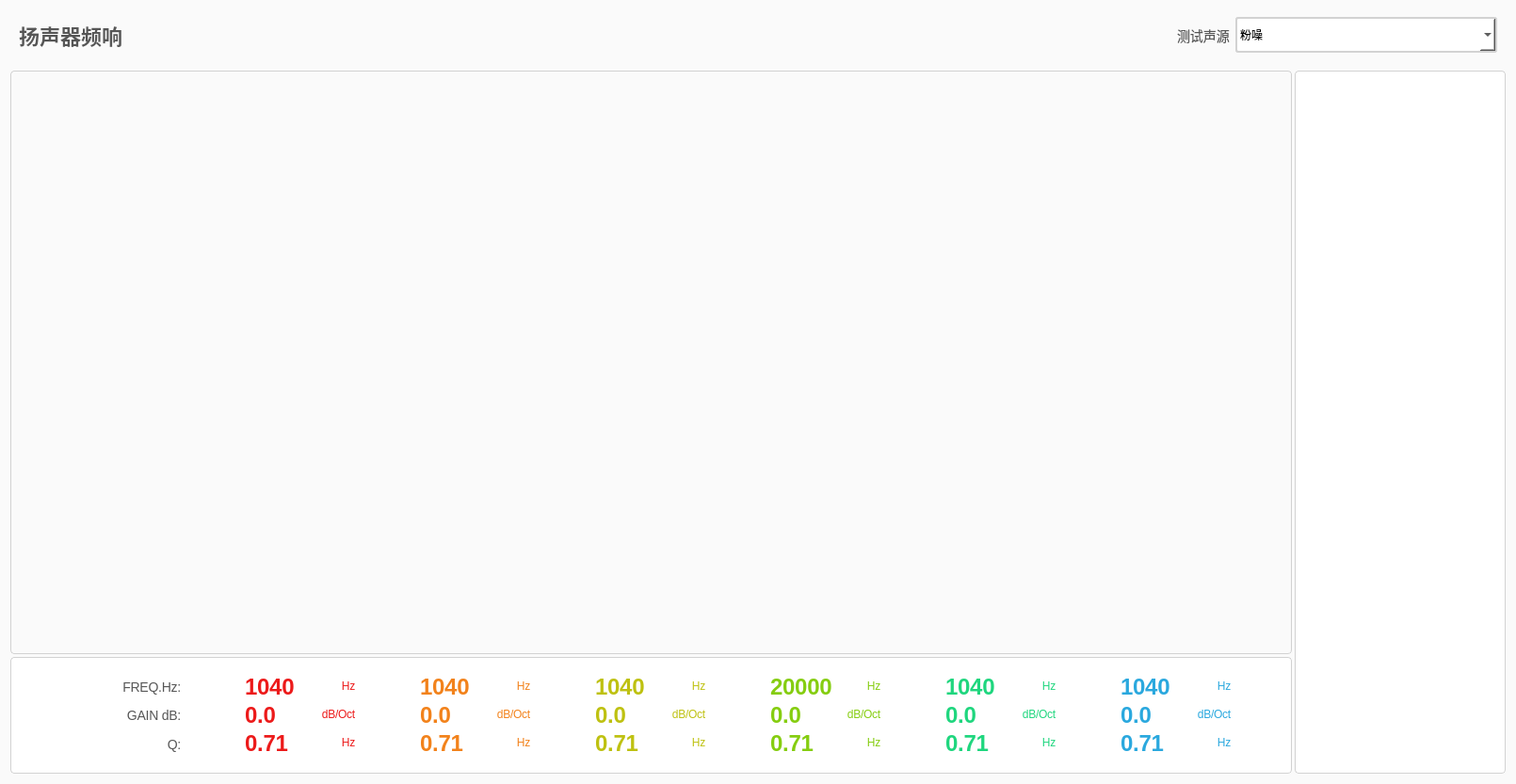
<?xml version="1.0" encoding="UTF-8"?>
<ui version="4.0">
 <class>LoudspeakerFrequencyResponse</class>
 <widget class="QWidget" name="LoudspeakerFrequencyResponse">
  <property name="geometry">
   <rect>
    <x>0</x>
    <y>0</y>
    <width>1610</width>
    <height>833</height>
   </rect>
  </property>
  <property name="windowTitle">
   <string>Loudspeaker Frequency Response</string>
  </property>
  <property name="styleSheet">
   <string notr="true">QWidget,
QFrame#frame
{
background: #FAFAFA;
}</string>
  </property>
  <layout class="QVBoxLayout" name="verticalLayout" stretch="1,10">
   <property name="spacing">
    <number>0</number>
   </property>
   <property name="topMargin">
    <number>0</number>
   </property>
   <item>
    <widget class="QFrame" name="frame">
     <property name="styleSheet">
      <string notr="true"/>
     </property>
     <property name="frameShape">
      <enum>QFrame::NoFrame</enum>
     </property>
     <property name="frameShadow">
      <enum>QFrame::Plain</enum>
     </property>
     <layout class="QHBoxLayout" name="horizontalLayout">
      <item>
       <widget class="QLabel" name="label">
        <property name="styleSheet">
         <string notr="true">QLabel
{
	font-family: 'PingFang SC';
	font-style: normal;
	font-weight: 500;
	font-size: 22px;
	line-height: 30px;
	color: #565656;
}</string>
        </property>
        <property name="text">
         <string>扬声器频响</string>
        </property>
       </widget>
      </item>
      <item>
       <spacer name="horizontalSpacer">
        <property name="orientation">
         <enum>Qt::Horizontal</enum>
        </property>
        <property name="sizeHint" stdset="0">
         <size>
          <width>916</width>
          <height>20</height>
         </size>
        </property>
       </spacer>
      </item>
      <item>
       <widget class="QLabel" name="label_2">
        <property name="styleSheet">
         <string notr="true">QLabel
{
	font-family: 'PingFang SC';
	font-style: normal;
	font-weight: 400;
	font-size: 14px;
	line-height: 18px;
	text-align: right;
	color: #565656;
}</string>
        </property>
        <property name="text">
         <string>测试声源</string>
        </property>
       </widget>
      </item>
      <item>
       <widget class="QComboBox" name="comboBox">
        <property name="styleSheet">
         <string notr="true">QComboBox
{
	width: 256px;
	height: 34px;
	background: #FFFFFF;
	border: 2px solid #D2D2D2;
	border-radius: 3px;
}</string>
        </property>
        <item>
         <property name="text">
          <string>粉噪</string>
         </property>
        </item>
       </widget>
      </item>
     </layout>
    </widget>
   </item>
   <item>
    <widget class="QFrame" name="frame_2">
     <property name="styleSheet">
      <string notr="true">QFrame#graph_frame,
QFrame#down_frame,
QFrame#right_frame
{
	background: #FFFFFF;
border: 1px solid #D2D2D2;
box-shadow: inset 0px 0px 20px 4px #FFFFFF;
border-radius: 4px;
}</string>
     </property>
     <property name="frameShape">
      <enum>QFrame::NoFrame</enum>
     </property>
     <property name="frameShadow">
      <enum>QFrame::Plain</enum>
     </property>
     <layout class="QGridLayout" name="gridLayout" rowstretch="3,1" columnstretch="8,2">
      <property name="leftMargin">
       <number>0</number>
      </property>
      <property name="topMargin">
       <number>0</number>
      </property>
      <property name="rightMargin">
       <number>0</number>
      </property>
      <property name="bottomMargin">
       <number>0</number>
      </property>
      <property name="spacing">
       <number>3</number>
      </property>
      <item row="1" column="0">
       <widget class="QFrame" name="down_frame">
        <property name="frameShape">
         <enum>QFrame::StyledPanel</enum>
        </property>
        <property name="frameShadow">
         <enum>QFrame::Raised</enum>
        </property>
        <layout class="QHBoxLayout" name="horizontalLayout_11">
         <item>
          <widget class="QFrame" name="frame_15">
           <property name="maximumSize">
            <size>
             <width>140</width>
             <height>16777215</height>
            </size>
           </property>
           <property name="styleSheet">
            <string notr="true">QLabel
{

font-family: 'Inter';
font-style: normal;
font-weight: 400;
font-size: 14px;
line-height: 14px;
letter-spacing: -0.25px;
color: #565656;
}

QFrame
{
	background: #ffffff;
}</string>
           </property>
           <property name="frameShape">
            <enum>QFrame::NoFrame</enum>
           </property>
           <property name="frameShadow">
            <enum>QFrame::Plain</enum>
           </property>
           <layout class="QVBoxLayout" name="verticalLayout_3">
            <item>
             <widget class="QLabel" name="label_12">
              <property name="text">
               <string>FREQ.Hz:</string>
              </property>
              <property name="alignment">
               <set>Qt::AlignRight|Qt::AlignTrailing|Qt::AlignVCenter</set>
              </property>
             </widget>
            </item>
            <item>
             <widget class="QLabel" name="label_13">
              <property name="text">
               <string>GAIN dB:</string>
              </property>
              <property name="alignment">
               <set>Qt::AlignRight|Qt::AlignTrailing|Qt::AlignVCenter</set>
              </property>
             </widget>
            </item>
            <item>
             <widget class="QLabel" name="label_14">
              <property name="text">
               <string>Q:</string>
              </property>
              <property name="alignment">
               <set>Qt::AlignRight|Qt::AlignTrailing|Qt::AlignVCenter</set>
              </property>
             </widget>
            </item>
           </layout>
          </widget>
         </item>
         <item>
          <widget class="QFrame" name="frame_16">
           <property name="maximumSize">
            <size>
             <width>140</width>
             <height>16777215</height>
            </size>
           </property>
           <property name="styleSheet">
            <string notr="true">QLabel
{
font-family: 'Inter';
font-style: normal;
font-weight: 400;
font-size: 12px;
line-height: 14px;
letter-spacing: -0.25px;
color: #EC1A1A;
}

QLineEdit
{
max-width: 65px;
height: 22px;
border: 1px solid #ffffff;
background: #ffffff;

font-family: 'Inter';
font-style: normal;
font-weight: 600;
font-size: 24px;
line-height: 22px;
letter-spacing: -0.25px;
color: #EC1A1A;
}

QFrame
{
	background: #ffffff;
}</string>
           </property>
           <property name="frameShape">
            <enum>QFrame::NoFrame</enum>
           </property>
           <property name="frameShadow">
            <enum>QFrame::Plain</enum>
           </property>
           <layout class="QGridLayout" name="gridLayout_2">
            <property name="leftMargin">
             <number>10</number>
            </property>
            <property name="rightMargin">
             <number>10</number>
            </property>
            <property name="horizontalSpacing">
             <number>0</number>
            </property>
            <property name="verticalSpacing">
             <number>-1</number>
            </property>
            <item row="2" column="1">
             <widget class="QLabel" name="label_17">
              <property name="text">
               <string>Hz</string>
              </property>
              <property name="alignment">
               <set>Qt::AlignRight|Qt::AlignTrailing|Qt::AlignVCenter</set>
              </property>
             </widget>
            </item>
            <item row="0" column="1">
             <widget class="QLabel" name="label_15">
              <property name="text">
               <string>Hz</string>
              </property>
              <property name="alignment">
               <set>Qt::AlignRight|Qt::AlignTrailing|Qt::AlignVCenter</set>
              </property>
             </widget>
            </item>
            <item row="1" column="1">
             <widget class="QLabel" name="label_16">
              <property name="text">
               <string>dB/Oct</string>
              </property>
              <property name="alignment">
               <set>Qt::AlignRight|Qt::AlignTrailing|Qt::AlignVCenter</set>
              </property>
             </widget>
            </item>
            <item row="0" column="0">
             <widget class="QLineEdit" name="point_x_0_line_edit">
              <property name="minimumSize">
               <size>
                <width>80</width>
                <height>0</height>
               </size>
              </property>
              <property name="text">
               <string>1040</string>
              </property>
             </widget>
            </item>
            <item row="1" column="0">
             <widget class="QLineEdit" name="point_y_0_line_edit">
              <property name="text">
               <string>0.0</string>
              </property>
             </widget>
            </item>
            <item row="2" column="0">
             <widget class="QLineEdit" name="point_Q_0_line_edit">
              <property name="text">
               <string>0.71</string>
              </property>
             </widget>
            </item>
           </layout>
          </widget>
         </item>
         <item>
          <widget class="QFrame" name="frame_17">
           <property name="maximumSize">
            <size>
             <width>140</width>
             <height>16777215</height>
            </size>
           </property>
           <property name="styleSheet">
            <string notr="true">QLabel
{
font-family: 'Inter';
font-style: normal;
font-weight: 400;
font-size: 12px;
line-height: 14px;
letter-spacing: -0.25px;
color: #F2821B;
}

QLineEdit
{
max-width: 65px;
height: 22px;
border: 1px solid #ffffff;
background: #ffffff;
font-family: 'Inter';
font-style: normal;
font-weight: 600;
font-size: 24px;
line-height: 22px;
letter-spacing: -0.25px;
color: #F2821B;
}

QFrame
{
	background: #ffffff;
}</string>
           </property>
           <property name="frameShape">
            <enum>QFrame::NoFrame</enum>
           </property>
           <property name="frameShadow">
            <enum>QFrame::Plain</enum>
           </property>
           <layout class="QGridLayout" name="gridLayout_3">
            <property name="leftMargin">
             <number>10</number>
            </property>
            <property name="rightMargin">
             <number>10</number>
            </property>
            <property name="horizontalSpacing">
             <number>0</number>
            </property>
            <property name="verticalSpacing">
             <number>-1</number>
            </property>
            <item row="2" column="1">
             <widget class="QLabel" name="label_18">
              <property name="text">
               <string>Hz</string>
              </property>
              <property name="alignment">
               <set>Qt::AlignRight|Qt::AlignTrailing|Qt::AlignVCenter</set>
              </property>
             </widget>
            </item>
            <item row="0" column="1">
             <widget class="QLabel" name="label_19">
              <property name="text">
               <string>Hz</string>
              </property>
              <property name="alignment">
               <set>Qt::AlignRight|Qt::AlignTrailing|Qt::AlignVCenter</set>
              </property>
             </widget>
            </item>
            <item row="1" column="1">
             <widget class="QLabel" name="label_20">
              <property name="text">
               <string>dB/Oct</string>
              </property>
              <property name="alignment">
               <set>Qt::AlignRight|Qt::AlignTrailing|Qt::AlignVCenter</set>
              </property>
             </widget>
            </item>
            <item row="0" column="0">
             <widget class="QLineEdit" name="point_x_1_line_edit">
              <property name="minimumSize">
               <size>
                <width>80</width>
                <height>0</height>
               </size>
              </property>
              <property name="text">
               <string>1040</string>
              </property>
             </widget>
            </item>
            <item row="1" column="0">
             <widget class="QLineEdit" name="point_y_1_line_edit">
              <property name="text">
               <string>0.0</string>
              </property>
             </widget>
            </item>
            <item row="2" column="0">
             <widget class="QLineEdit" name="point_Q_1_line_edit">
              <property name="text">
               <string>0.71</string>
              </property>
             </widget>
            </item>
           </layout>
          </widget>
         </item>
         <item>
          <widget class="QFrame" name="frame_18">
           <property name="maximumSize">
            <size>
             <width>140</width>
             <height>16777215</height>
            </size>
           </property>
           <property name="styleSheet">
            <string notr="true">QLabel
{
font-family: 'Inter';
font-style: normal;
font-weight: 400;
font-size: 12px;
line-height: 14px;
letter-spacing: -0.25px;
color: #BEC111;
}

QLineEdit
{
max-width: 65px;
height: 22px;
border: 1px solid #ffffff;
background: #ffffff;
font-family: 'Inter';
font-style: normal;
font-weight: 600;
font-size: 24px;
line-height: 22px;
letter-spacing: -0.25px;
color: #BEC111;
}

QFrame
{
	background: #ffffff;
}</string>
           </property>
           <property name="frameShape">
            <enum>QFrame::NoFrame</enum>
           </property>
           <property name="frameShadow">
            <enum>QFrame::Plain</enum>
           </property>
           <layout class="QGridLayout" name="gridLayout_4">
            <property name="leftMargin">
             <number>10</number>
            </property>
            <property name="rightMargin">
             <number>10</number>
            </property>
            <property name="horizontalSpacing">
             <number>0</number>
            </property>
            <property name="verticalSpacing">
             <number>-1</number>
            </property>
            <item row="2" column="1">
             <widget class="QLabel" name="label_21">
              <property name="text">
               <string>Hz</string>
              </property>
              <property name="alignment">
               <set>Qt::AlignRight|Qt::AlignTrailing|Qt::AlignVCenter</set>
              </property>
             </widget>
            </item>
            <item row="0" column="1">
             <widget class="QLabel" name="label_22">
              <property name="text">
               <string>Hz</string>
              </property>
              <property name="alignment">
               <set>Qt::AlignRight|Qt::AlignTrailing|Qt::AlignVCenter</set>
              </property>
             </widget>
            </item>
            <item row="1" column="1">
             <widget class="QLabel" name="label_23">
              <property name="text">
               <string>dB/Oct</string>
              </property>
              <property name="alignment">
               <set>Qt::AlignRight|Qt::AlignTrailing|Qt::AlignVCenter</set>
              </property>
             </widget>
            </item>
            <item row="0" column="0">
             <widget class="QLineEdit" name="point_x_2_line_edit">
              <property name="minimumSize">
               <size>
                <width>80</width>
                <height>0</height>
               </size>
              </property>
              <property name="text">
               <string>1040</string>
              </property>
             </widget>
            </item>
            <item row="1" column="0">
             <widget class="QLineEdit" name="point_y_2_line_edit">
              <property name="text">
               <string>0.0</string>
              </property>
             </widget>
            </item>
            <item row="2" column="0">
             <widget class="QLineEdit" name="point_Q_2_line_edit">
              <property name="text">
               <string>0.71</string>
              </property>
             </widget>
            </item>
           </layout>
          </widget>
         </item>
         <item>
          <widget class="QFrame" name="frame_19">
           <property name="maximumSize">
            <size>
             <width>140</width>
             <height>16777215</height>
            </size>
           </property>
           <property name="styleSheet">
            <string notr="true">QLabel
{
font-family: 'Inter';
font-style: normal;
font-weight: 400;
font-size: 12px;
line-height: 14px;
letter-spacing: -0.25px;
color: #85CD10;
}

QLineEdit
{
max-width: 65px;
height: 22px;
border: 1px solid #ffffff;
background: #ffffff;
font-family: 'Inter';
font-style: normal;
font-weight: 600;
font-size: 24px;
line-height: 22px;
letter-spacing: -0.25px;
color: #85CD10;
}

QFrame
{
	background: #ffffff;
}</string>
           </property>
           <property name="frameShape">
            <enum>QFrame::NoFrame</enum>
           </property>
           <property name="frameShadow">
            <enum>QFrame::Plain</enum>
           </property>
           <layout class="QGridLayout" name="gridLayout_5">
            <property name="leftMargin">
             <number>10</number>
            </property>
            <property name="rightMargin">
             <number>10</number>
            </property>
            <property name="horizontalSpacing">
             <number>0</number>
            </property>
            <property name="verticalSpacing">
             <number>-1</number>
            </property>
            <item row="2" column="1">
             <widget class="QLabel" name="label_24">
              <property name="text">
               <string>Hz</string>
              </property>
              <property name="alignment">
               <set>Qt::AlignRight|Qt::AlignTrailing|Qt::AlignVCenter</set>
              </property>
             </widget>
            </item>
            <item row="0" column="1">
             <widget class="QLabel" name="label_25">
              <property name="text">
               <string>Hz</string>
              </property>
              <property name="alignment">
               <set>Qt::AlignRight|Qt::AlignTrailing|Qt::AlignVCenter</set>
              </property>
             </widget>
            </item>
            <item row="1" column="1">
             <widget class="QLabel" name="label_26">
              <property name="text">
               <string>dB/Oct</string>
              </property>
              <property name="alignment">
               <set>Qt::AlignRight|Qt::AlignTrailing|Qt::AlignVCenter</set>
              </property>
             </widget>
            </item>
            <item row="0" column="0">
             <widget class="QLineEdit" name="point_x_3_line_edit">
              <property name="minimumSize">
               <size>
                <width>80</width>
                <height>0</height>
               </size>
              </property>
              <property name="maximumSize">
               <size>
                <width>67</width>
                <height>16777215</height>
               </size>
              </property>
              <property name="text">
               <string>20000</string>
              </property>
             </widget>
            </item>
            <item row="1" column="0">
             <widget class="QLineEdit" name="point_y_3_line_edit">
              <property name="text">
               <string>0.0</string>
              </property>
             </widget>
            </item>
            <item row="2" column="0">
             <widget class="QLineEdit" name="point_Q_3_line_edit">
              <property name="text">
               <string>0.71</string>
              </property>
             </widget>
            </item>
           </layout>
          </widget>
         </item>
         <item>
          <widget class="QFrame" name="frame_20">
           <property name="maximumSize">
            <size>
             <width>140</width>
             <height>16777215</height>
            </size>
           </property>
           <property name="styleSheet">
            <string notr="true">QLabel
{
font-family: 'Inter';
font-style: normal;
font-weight: 400;
font-size: 12px;
line-height: 14px;
letter-spacing: -0.25px;
color: #1FD67E;
}

QLineEdit
{
max-width: 65px;
height: 22px;
border: 1px solid #ffffff;
background: #ffffff;
font-family: 'Inter';
font-style: normal;
font-weight: 600;
font-size: 24px;
line-height: 22px;
letter-spacing: -0.25px;
color: #1FD67E;
}

QFrame
{
	background: #ffffff;
}</string>
           </property>
           <property name="frameShape">
            <enum>QFrame::NoFrame</enum>
           </property>
           <property name="frameShadow">
            <enum>QFrame::Plain</enum>
           </property>
           <layout class="QGridLayout" name="gridLayout_6">
            <property name="leftMargin">
             <number>10</number>
            </property>
            <property name="rightMargin">
             <number>10</number>
            </property>
            <property name="horizontalSpacing">
             <number>0</number>
            </property>
            <property name="verticalSpacing">
             <number>-1</number>
            </property>
            <item row="2" column="1">
             <widget class="QLabel" name="label_27">
              <property name="text">
               <string>Hz</string>
              </property>
              <property name="alignment">
               <set>Qt::AlignRight|Qt::AlignTrailing|Qt::AlignVCenter</set>
              </property>
             </widget>
            </item>
            <item row="0" column="1">
             <widget class="QLabel" name="label_28">
              <property name="text">
               <string>Hz</string>
              </property>
              <property name="alignment">
               <set>Qt::AlignRight|Qt::AlignTrailing|Qt::AlignVCenter</set>
              </property>
             </widget>
            </item>
            <item row="1" column="1">
             <widget class="QLabel" name="label_29">
              <property name="text">
               <string>dB/Oct</string>
              </property>
              <property name="alignment">
               <set>Qt::AlignRight|Qt::AlignTrailing|Qt::AlignVCenter</set>
              </property>
             </widget>
            </item>
            <item row="0" column="0">
             <widget class="QLineEdit" name="point_x_4_line_edit">
              <property name="minimumSize">
               <size>
                <width>80</width>
                <height>0</height>
               </size>
              </property>
              <property name="text">
               <string>1040</string>
              </property>
             </widget>
            </item>
            <item row="1" column="0">
             <widget class="QLineEdit" name="point_y_4_line_edit">
              <property name="text">
               <string>0.0</string>
              </property>
             </widget>
            </item>
            <item row="2" column="0">
             <widget class="QLineEdit" name="point_Q_4_line_edit">
              <property name="text">
               <string>0.71</string>
              </property>
             </widget>
            </item>
           </layout>
          </widget>
         </item>
         <item>
          <widget class="QFrame" name="frame_21">
           <property name="maximumSize">
            <size>
             <width>140</width>
             <height>16777215</height>
            </size>
           </property>
           <property name="styleSheet">
            <string notr="true">QLabel
{
font-family: 'Inter';
font-style: normal;
font-weight: 400;
font-size: 12px;
line-height: 14px;
letter-spacing: -0.25px;
color: #2AA8DE;
}

QLineEdit
{
max-width: 65px;
height: 22px;
border: 1px solid #ffffff;
background: #ffffff;
font-family: 'Inter';
font-style: normal;
font-weight: 600;
font-size: 24px;
line-height: 22px;
letter-spacing: -0.25px;
color: #2AA8DE;
}

QFrame
{
	background: #ffffff;
}</string>
           </property>
           <property name="frameShape">
            <enum>QFrame::NoFrame</enum>
           </property>
           <property name="frameShadow">
            <enum>QFrame::Plain</enum>
           </property>
           <layout class="QGridLayout" name="gridLayout_7">
            <property name="leftMargin">
             <number>10</number>
            </property>
            <property name="rightMargin">
             <number>10</number>
            </property>
            <property name="horizontalSpacing">
             <number>0</number>
            </property>
            <property name="verticalSpacing">
             <number>-1</number>
            </property>
            <item row="2" column="1">
             <widget class="QLabel" name="label_30">
              <property name="text">
               <string>Hz</string>
              </property>
              <property name="alignment">
               <set>Qt::AlignRight|Qt::AlignTrailing|Qt::AlignVCenter</set>
              </property>
             </widget>
            </item>
            <item row="0" column="1">
             <widget class="QLabel" name="label_31">
              <property name="text">
               <string>Hz</string>
              </property>
              <property name="alignment">
               <set>Qt::AlignRight|Qt::AlignTrailing|Qt::AlignVCenter</set>
              </property>
             </widget>
            </item>
            <item row="1" column="1">
             <widget class="QLabel" name="label_32">
              <property name="text">
               <string>dB/Oct</string>
              </property>
              <property name="alignment">
               <set>Qt::AlignRight|Qt::AlignTrailing|Qt::AlignVCenter</set>
              </property>
             </widget>
            </item>
            <item row="0" column="0">
             <widget class="QLineEdit" name="point_x_5_line_edit">
              <property name="minimumSize">
               <size>
                <width>80</width>
                <height>0</height>
               </size>
              </property>
              <property name="text">
               <string>1040</string>
              </property>
             </widget>
            </item>
            <item row="1" column="0">
             <widget class="QLineEdit" name="point_y_5_line_edit">
              <property name="text">
               <string>0.0</string>
              </property>
             </widget>
            </item>
            <item row="2" column="0">
             <widget class="QLineEdit" name="point_Q_5_line_edit">
              <property name="text">
               <string>0.71</string>
              </property>
             </widget>
            </item>
           </layout>
          </widget>
         </item>
        </layout>
       </widget>
      </item>
      <item row="0" column="1" rowspan="2">
       <widget class="QFrame" name="right_frame">
        <property name="frameShape">
         <enum>QFrame::StyledPanel</enum>
        </property>
        <property name="frameShadow">
         <enum>QFrame::Raised</enum>
        </property>
        <layout class="QVBoxLayout" name="verticalLayout_2">
         <property name="spacing">
          <number>0</number>
         </property>
         <property name="leftMargin">
          <number>0</number>
         </property>
         <property name="topMargin">
          <number>0</number>
         </property>
         <property name="rightMargin">
          <number>0</number>
         </property>
         <property name="bottomMargin">
          <number>0</number>
         </property>
        </layout>
       </widget>
      </item>
      <item row="0" column="0">
       <widget class="QFrame" name="graph_frame">
        <property name="minimumSize">
         <size>
          <width>1361</width>
          <height>620</height>
         </size>
        </property>
        <property name="maximumSize">
         <size>
          <width>1361</width>
          <height>620</height>
         </size>
        </property>
        <property name="styleSheet">
         <string notr="true">QFrame
{
	background-color: transparent;
}
</string>
        </property>
       </widget>
      </item>
     </layout>
    </widget>
   </item>
  </layout>
 </widget>
 <resources/>
 <connections/>
</ui>
